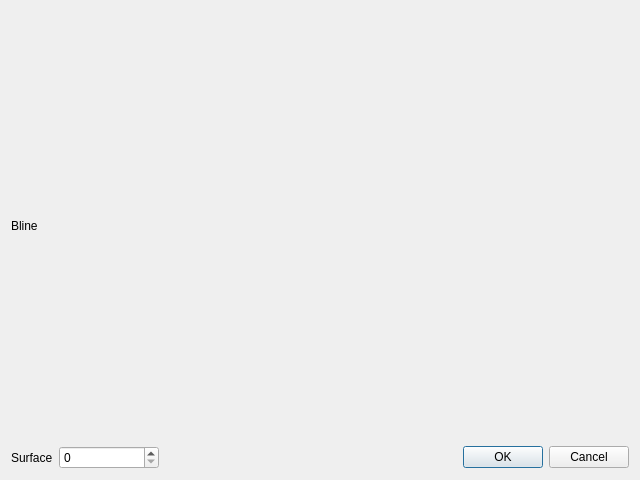
<?xml version="1.0" encoding="UTF-8"?>
<ui version="4.0">
 <class>Dialog</class>
 <widget class="QDialog" name="Dialog">
  <property name="geometry">
   <rect>
    <x>0</x>
    <y>0</y>
    <width>640</width>
    <height>480</height>
   </rect>
  </property>
  <property name="windowTitle">
   <string>Dialog</string>
  </property>
  <layout class="QGridLayout" name="gridLayout">
   <item row="2" column="1">
    <widget class="QSpinBox" name="Surface">
     <property name="minimumSize">
      <size>
       <width>100</width>
       <height>0</height>
      </size>
     </property>
     <property name="maximumSize">
      <size>
       <width>200</width>
       <height>100</height>
      </size>
     </property>
    </widget>
   </item>
   <item row="2" column="0">
    <widget class="QLabel" name="label">
     <property name="maximumSize">
      <size>
       <width>200</width>
       <height>100</height>
      </size>
     </property>
     <property name="text">
      <string>Surface</string>
     </property>
    </widget>
   </item>
   <item row="2" column="3">
    <widget class="QDialogButtonBox" name="buttonBox">
     <property name="orientation">
      <enum>Qt::Horizontal</enum>
     </property>
     <property name="standardButtons">
      <set>QDialogButtonBox::Cancel|QDialogButtonBox::Ok</set>
     </property>
    </widget>
   </item>
   <item row="0" column="0" colspan="4">
    <widget class="QLabel" name="Bline">
     <property name="text">
      <string>Bline</string>
     </property>
    </widget>
   </item>
  </layout>
 </widget>
 <resources/>
 <connections>
  <connection>
   <sender>buttonBox</sender>
   <signal>accepted()</signal>
   <receiver>Dialog</receiver>
   <slot>accept()</slot>
   <hints>
    <hint type="sourcelabel">
     <x>248</x>
     <y>254</y>
    </hint>
    <hint type="destinationlabel">
     <x>157</x>
     <y>274</y>
    </hint>
   </hints>
  </connection>
  <connection>
   <sender>buttonBox</sender>
   <signal>rejected()</signal>
   <receiver>Dialog</receiver>
   <slot>reject()</slot>
   <hints>
    <hint type="sourcelabel">
     <x>316</x>
     <y>260</y>
    </hint>
    <hint type="destinationlabel">
     <x>286</x>
     <y>274</y>
    </hint>
   </hints>
  </connection>
 </connections>
</ui>
